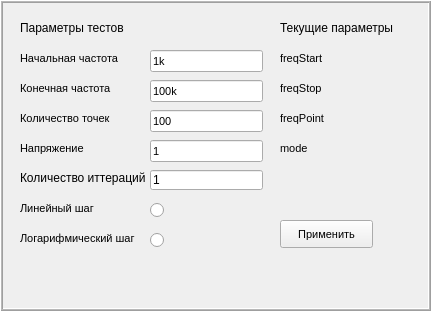
     <widget class="QFrame" name="frame">
      <property name="geometry">
       <rect>
        <x>0</x>
        <y>10</y>
        <width>431</width>
        <height>311</height>
       </rect>
      </property>
      <property name="frameShape">
       <enum>QFrame::Box</enum>
      </property>
      <property name="frameShadow">
       <enum>QFrame::Raised</enum>
      </property>
      <property name="midLineWidth">
       <number>1</number>
      </property>
      <widget class="QWidget" name="widget_exp_param_5" native="true">
       <property name="geometry">
        <rect>
         <x>0</x>
         <y>0</y>
         <width>421</width>
         <height>291</height>
        </rect>
       </property>
       <property name="autoFillBackground">
        <bool>false</bool>
       </property>
       <property name="styleSheet">
        <string notr="true"/>
       </property>
       <widget class="QLabel" name="labelChoosedMode_7">
        <property name="geometry">
         <rect>
          <x>280</x>
          <y>140</y>
          <width>111</width>
          <height>16</height>
         </rect>
        </property>
        <property name="font">
         <font>
          <family>Arial</family>
          <pointsize>8</pointsize>
          <weight>50</weight>
          <bold>false</bold>
         </font>
        </property>
        <property name="text">
         <string>mode</string>
        </property>
       </widget>
       <widget class="QLabel" name="label_81">
        <property name="geometry">
         <rect>
          <x>20</x>
          <y>50</y>
          <width>111</width>
          <height>16</height>
         </rect>
        </property>
        <property name="font">
         <font>
          <family>Arial</family>
          <pointsize>8</pointsize>
          <weight>50</weight>
          <bold>false</bold>
         </font>
        </property>
        <property name="text">
         <string>Начальная частота</string>
        </property>
       </widget>
       <widget class="QLabel" name="label_82">
        <property name="geometry">
         <rect>
          <x>20</x>
          <y>140</y>
          <width>111</width>
          <height>16</height>
         </rect>
        </property>
        <property name="font">
         <font>
          <family>Arial</family>
          <pointsize>8</pointsize>
          <weight>50</weight>
          <bold>false</bold>
         </font>
        </property>
        <property name="text">
         <string>Напряжение</string>
        </property>
       </widget>
       <widget class="QLabel" name="label_83">
        <property name="geometry">
         <rect>
          <x>20</x>
          <y>230</y>
          <width>121</width>
          <height>16</height>
         </rect>
        </property>
        <property name="font">
         <font>
          <family>Arial</family>
          <pointsize>8</pointsize>
          <weight>50</weight>
          <bold>false</bold>
         </font>
        </property>
        <property name="text">
         <string>Логарифмический шаг</string>
        </property>
       </widget>
       <widget class="QLabel" name="label_84">
        <property name="geometry">
         <rect>
          <x>20</x>
          <y>20</y>
          <width>181</width>
          <height>16</height>
         </rect>
        </property>
        <property name="font">
         <font>
          <family>Arial</family>
          <pointsize>9</pointsize>
          <weight>50</weight>
          <bold>false</bold>
         </font>
        </property>
        <property name="text">
         <string>Параметры тестов</string>
        </property>
       </widget>
       <widget class="QLineEdit" name="lineEditStopFreq_7">
        <property name="geometry">
         <rect>
          <x>150</x>
          <y>80</y>
          <width>113</width>
          <height>22</height>
         </rect>
        </property>
        <property name="font">
         <font>
          <family>Arial</family>
          <pointsize>8</pointsize>
          <weight>50</weight>
          <bold>false</bold>
         </font>
        </property>
        <property name="text">
         <string>100k</string>
        </property>
       </widget>
       <widget class="QRadioButton" name="radioLog_7">
        <property name="geometry">
         <rect>
          <x>150</x>
          <y>230</y>
          <width>21</width>
          <height>20</height>
         </rect>
        </property>
        <property name="font">
         <font>
          <family>Arial</family>
          <pointsize>8</pointsize>
          <weight>50</weight>
          <bold>false</bold>
         </font>
        </property>
        <property name="text">
         <string/>
        </property>
       </widget>
       <widget class="QLabel" name="labelFreqPoints_7">
        <property name="geometry">
         <rect>
          <x>280</x>
          <y>110</y>
          <width>111</width>
          <height>16</height>
         </rect>
        </property>
        <property name="font">
         <font>
          <family>Arial</family>
          <pointsize>8</pointsize>
          <weight>50</weight>
          <bold>false</bold>
         </font>
        </property>
        <property name="text">
         <string>freqPoint</string>
        </property>
       </widget>
       <widget class="QLineEdit" name="lineEditStartFreq_7">
        <property name="geometry">
         <rect>
          <x>150</x>
          <y>50</y>
          <width>113</width>
          <height>22</height>
         </rect>
        </property>
        <property name="font">
         <font>
          <family>Arial</family>
          <pointsize>8</pointsize>
          <weight>50</weight>
          <bold>false</bold>
         </font>
        </property>
        <property name="text">
         <string>1k</string>
        </property>
       </widget>
       <widget class="QLineEdit" name="lineEditPointsFreq_13">
        <property name="geometry">
         <rect>
          <x>150</x>
          <y>110</y>
          <width>113</width>
          <height>22</height>
         </rect>
        </property>
        <property name="font">
         <font>
          <family>Arial</family>
          <pointsize>8</pointsize>
          <weight>50</weight>
          <bold>false</bold>
         </font>
        </property>
        <property name="text">
         <string>100</string>
        </property>
       </widget>
       <widget class="QLineEdit" name="lineEditPointsFreq_14">
        <property name="geometry">
         <rect>
          <x>150</x>
          <y>140</y>
          <width>113</width>
          <height>22</height>
         </rect>
        </property>
        <property name="font">
         <font>
          <family>Arial</family>
          <pointsize>8</pointsize>
          <weight>50</weight>
          <bold>false</bold>
         </font>
        </property>
        <property name="text">
         <string>1</string>
        </property>
       </widget>
       <widget class="QLabel" name="labelFreqStop_7">
        <property name="geometry">
         <rect>
          <x>280</x>
          <y>80</y>
          <width>111</width>
          <height>16</height>
         </rect>
        </property>
        <property name="font">
         <font>
          <family>Arial</family>
          <pointsize>8</pointsize>
          <weight>50</weight>
          <bold>false</bold>
         </font>
        </property>
        <property name="text">
         <string>freqStop</string>
        </property>
       </widget>
       <widget class="QLabel" name="label_85">
        <property name="geometry">
         <rect>
          <x>20</x>
          <y>110</y>
          <width>111</width>
          <height>16</height>
         </rect>
        </property>
        <property name="font">
         <font>
          <family>Arial</family>
          <pointsize>8</pointsize>
          <weight>50</weight>
          <bold>false</bold>
         </font>
        </property>
        <property name="text">
         <string>Количество точек</string>
        </property>
       </widget>
       <widget class="QLabel" name="label_86">
        <property name="geometry">
         <rect>
          <x>20</x>
          <y>200</y>
          <width>111</width>
          <height>16</height>
         </rect>
        </property>
        <property name="font">
         <font>
          <family>Arial</family>
          <pointsize>8</pointsize>
          <weight>50</weight>
          <bold>false</bold>
         </font>
        </property>
        <property name="text">
         <string>Линейный шаг</string>
        </property>
       </widget>
       <widget class="QRadioButton" name="radioLine_7">
        <property name="geometry">
         <rect>
          <x>150</x>
          <y>200</y>
          <width>31</width>
          <height>20</height>
         </rect>
        </property>
        <property name="font">
         <font>
          <family>Arial</family>
          <pointsize>8</pointsize>
          <weight>50</weight>
          <bold>false</bold>
         </font>
        </property>
        <property name="text">
         <string/>
        </property>
       </widget>
       <widget class="QLabel" name="labelFreqStart_7">
        <property name="geometry">
         <rect>
          <x>280</x>
          <y>50</y>
          <width>111</width>
          <height>16</height>
         </rect>
        </property>
        <property name="font">
         <font>
          <family>Arial</family>
          <pointsize>8</pointsize>
          <weight>50</weight>
          <bold>false</bold>
         </font>
        </property>
        <property name="text">
         <string>freqStart</string>
        </property>
       </widget>
       <widget class="QLabel" name="label_87">
        <property name="geometry">
         <rect>
          <x>20</x>
          <y>80</y>
          <width>111</width>
          <height>16</height>
         </rect>
        </property>
        <property name="font">
         <font>
          <family>Arial</family>
          <pointsize>8</pointsize>
          <weight>50</weight>
          <bold>false</bold>
         </font>
        </property>
        <property name="text">
         <string>Конечная частота</string>
        </property>
       </widget>
       <widget class="QLabel" name="label_88">
        <property name="geometry">
         <rect>
          <x>280</x>
          <y>20</y>
          <width>121</width>
          <height>16</height>
         </rect>
        </property>
        <property name="font">
         <font>
          <family>Arial</family>
          <pointsize>9</pointsize>
          <weight>50</weight>
          <bold>false</bold>
         </font>
        </property>
        <property name="text">
         <string>Текущие параметры</string>
        </property>
       </widget>
       <widget class="QLabel" name="label_89">
        <property name="geometry">
         <rect>
          <x>20</x>
          <y>170</y>
          <width>141</width>
          <height>16</height>
         </rect>
        </property>
        <property name="font">
         <font>
          <family>Arial</family>
         </font>
        </property>
        <property name="text">
         <string>Количество иттераций</string>
        </property>
       </widget>
       <widget class="QLineEdit" name="lineEdit_13">
        <property name="geometry">
         <rect>
          <x>150</x>
          <y>170</y>
          <width>113</width>
          <height>20</height>
         </rect>
        </property>
        <property name="text">
         <string>1</string>
        </property>
       </widget>
       <widget class="QPushButton" name="btnApply_7">
        <property name="geometry">
         <rect>
          <x>280</x>
          <y>220</y>
          <width>93</width>
          <height>28</height>
         </rect>
        </property>
        <property name="font">
         <font>
          <family>Arial</family>
          <pointsize>8</pointsize>
          <weight>50</weight>
          <bold>false</bold>
         </font>
        </property>
        <property name="text">
         <string>Применить</string>
        </property>
       </widget>
      </widget>
     </widget>
